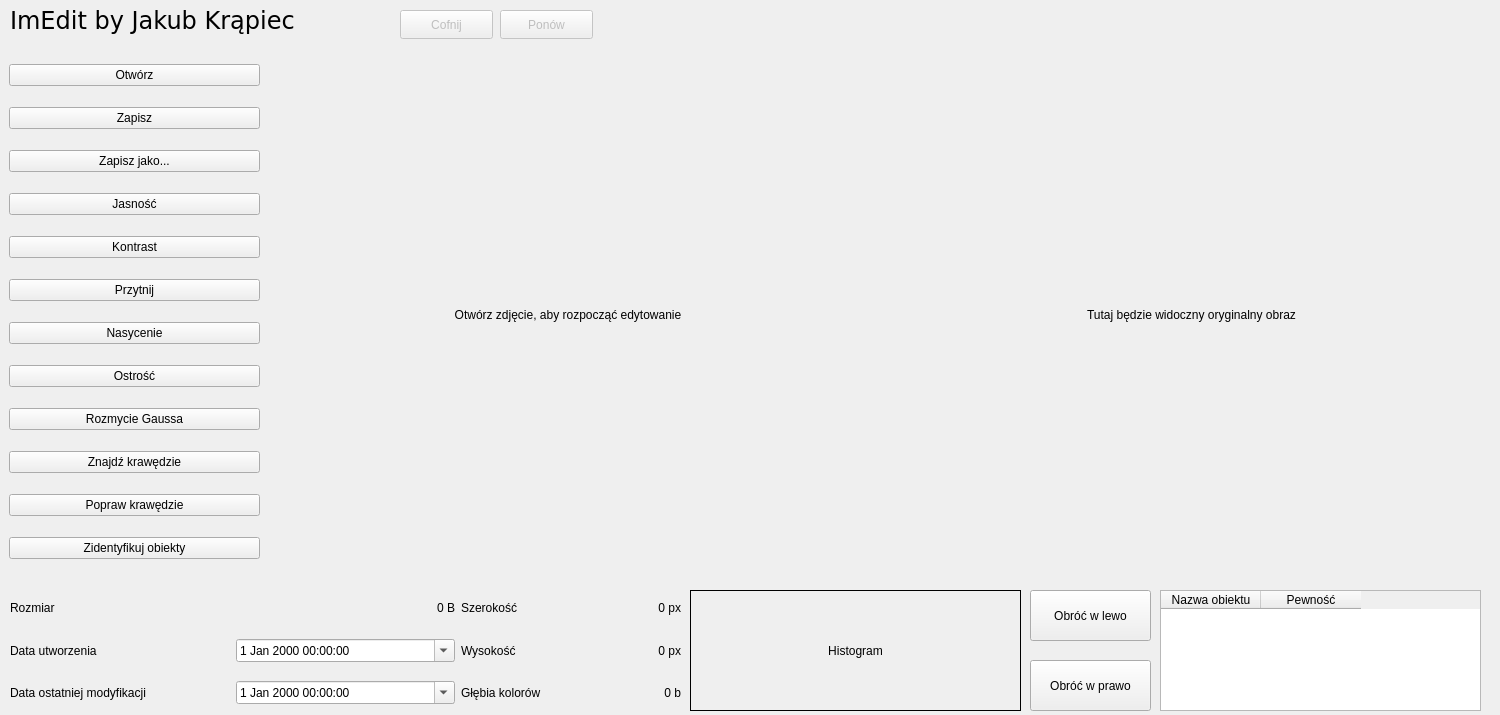
<?xml version="1.0" encoding="UTF-8"?>
<ui version="4.0">
 <class>MainWindow</class>
 <widget class="QWidget" name="MainWindow">
  <property name="geometry">
   <rect>
    <x>0</x>
    <y>0</y>
    <width>1500</width>
    <height>715</height>
   </rect>
  </property>
  <property name="windowTitle">
   <string>ImEdit by Jakub Krąpiec</string>
  </property>
  <widget class="QWidget" name="verticalLayoutWidget">
   <property name="geometry">
    <rect>
     <x>9</x>
     <y>49</y>
     <width>251</width>
     <height>531</height>
    </rect>
   </property>
   <layout class="QVBoxLayout" name="tools">
    <item>
     <widget class="QPushButton" name="openButton">
      <property name="text">
       <string>Otwórz</string>
      </property>
     </widget>
    </item>
    <item>
     <widget class="QPushButton" name="saveButton">
      <property name="text">
       <string>Zapisz</string>
      </property>
     </widget>
    </item>
    <item>
     <widget class="QPushButton" name="saveAsButton">
      <property name="text">
       <string>Zapisz jako...</string>
      </property>
     </widget>
    </item>
    <item>
     <widget class="QPushButton" name="brightnessButton">
      <property name="text">
       <string>Jasność</string>
      </property>
     </widget>
    </item>
    <item>
     <widget class="QPushButton" name="contrastButton">
      <property name="text">
       <string>Kontrast</string>
      </property>
     </widget>
    </item>
    <item>
     <widget class="QPushButton" name="cropButton">
      <property name="text">
       <string>Przytnij</string>
      </property>
     </widget>
    </item>
    <item>
     <widget class="QPushButton" name="saturationButton">
      <property name="text">
       <string>Nasycenie</string>
      </property>
     </widget>
    </item>
    <item>
     <widget class="QPushButton" name="sharpnessButton">
      <property name="text">
       <string>Ostrość</string>
      </property>
     </widget>
    </item>
    <item>
     <widget class="QPushButton" name="blurButton">
      <property name="text">
       <string>Rozmycie Gaussa</string>
      </property>
     </widget>
    </item>
    <item>
     <widget class="QPushButton" name="findEdgesButton">
      <property name="text">
       <string>Znajdź krawędzie</string>
      </property>
     </widget>
    </item>
    <item>
     <widget class="QPushButton" name="enhanceEdgesButton">
      <property name="text">
       <string>Popraw krawędzie</string>
      </property>
     </widget>
    </item>
    <item>
     <widget class="QPushButton" name="identifyButton">
      <property name="text">
       <string>Zidentyfikuj obiekty</string>
      </property>
     </widget>
    </item>
   </layout>
  </widget>
  <widget class="QWidget" name="horizontalLayoutWidget">
   <property name="geometry">
    <rect>
     <x>279</x>
     <y>49</y>
     <width>1201</width>
     <height>531</height>
    </rect>
   </property>
   <layout class="QHBoxLayout" name="images">
    <item>
     <widget class="QLabel" name="imageField">
      <property name="text">
       <string>Otwórz zdjęcie, aby rozpocząć edytowanie</string>
      </property>
      <property name="scaledContents">
       <bool>false</bool>
      </property>
      <property name="alignment">
       <set>Qt::AlignCenter</set>
      </property>
     </widget>
    </item>
    <item>
     <spacer name="horizontalSpacer">
      <property name="orientation">
       <enum>Qt::Horizontal</enum>
      </property>
      <property name="sizeType">
       <enum>QSizePolicy::Fixed</enum>
      </property>
      <property name="sizeHint" stdset="0">
       <size>
        <width>40</width>
        <height>20</height>
       </size>
      </property>
     </spacer>
    </item>
    <item>
     <widget class="QLabel" name="originalImageField">
      <property name="text">
       <string>Tutaj będzie widoczny oryginalny obraz</string>
      </property>
      <property name="scaledContents">
       <bool>false</bool>
      </property>
      <property name="alignment">
       <set>Qt::AlignCenter</set>
      </property>
     </widget>
    </item>
   </layout>
  </widget>
  <widget class="QLabel" name="histogramLabel">
   <property name="geometry">
    <rect>
     <x>690</x>
     <y>590</y>
     <width>331</width>
     <height>121</height>
    </rect>
   </property>
   <property name="frameShape">
    <enum>QFrame::Box</enum>
   </property>
   <property name="text">
    <string>Histogram</string>
   </property>
   <property name="scaledContents">
    <bool>true</bool>
   </property>
   <property name="alignment">
    <set>Qt::AlignCenter</set>
   </property>
  </widget>
  <widget class="QWidget" name="gridLayoutWidget">
   <property name="geometry">
    <rect>
     <x>10</x>
     <y>590</y>
     <width>671</width>
     <height>121</height>
    </rect>
   </property>
   <layout class="QGridLayout" name="gridLayout">
    <item row="1" column="0">
     <layout class="QHBoxLayout" name="horizontalLayout">
      <item>
       <widget class="QLabel" name="label">
        <property name="text">
         <string>Data utworzenia</string>
        </property>
       </widget>
      </item>
      <item>
       <widget class="QDateTimeEdit" name="creationDate">
        <property name="enabled">
         <bool>true</bool>
        </property>
        <property name="frame">
         <bool>true</bool>
        </property>
        <property name="readOnly">
         <bool>false</bool>
        </property>
        <property name="calendarPopup">
         <bool>true</bool>
        </property>
       </widget>
      </item>
      <item>
       <layout class="QHBoxLayout" name="horizontalLayout_4">
        <item>
         <widget class="QLabel" name="label_6">
          <property name="text">
           <string>Wysokość</string>
          </property>
         </widget>
        </item>
        <item>
         <widget class="QLabel" name="heightLabel">
          <property name="text">
           <string>0 px</string>
          </property>
          <property name="alignment">
           <set>Qt::AlignRight|Qt::AlignTrailing|Qt::AlignVCenter</set>
          </property>
         </widget>
        </item>
       </layout>
      </item>
     </layout>
    </item>
    <item row="2" column="0">
     <layout class="QHBoxLayout" name="horizontalLayout_2">
      <item>
       <widget class="QLabel" name="label_2">
        <property name="text">
         <string>Data ostatniej modyfikacji</string>
        </property>
       </widget>
      </item>
      <item>
       <widget class="QDateTimeEdit" name="modificationDate">
        <property name="calendarPopup">
         <bool>true</bool>
        </property>
       </widget>
      </item>
      <item>
       <layout class="QHBoxLayout" name="horizontalLayout_6">
        <item>
         <widget class="QLabel" name="label_9">
          <property name="text">
           <string>Głębia kolorów</string>
          </property>
         </widget>
        </item>
        <item>
         <widget class="QLabel" name="depthLabel">
          <property name="text">
           <string>0 b</string>
          </property>
          <property name="alignment">
           <set>Qt::AlignRight|Qt::AlignTrailing|Qt::AlignVCenter</set>
          </property>
         </widget>
        </item>
       </layout>
      </item>
     </layout>
    </item>
    <item row="0" column="0">
     <layout class="QHBoxLayout" name="horizontalLayout_3">
      <item>
       <widget class="QLabel" name="label_3">
        <property name="text">
         <string>Rozmiar</string>
        </property>
       </widget>
      </item>
      <item>
       <widget class="QLabel" name="sizeLabel">
        <property name="text">
         <string>0 B</string>
        </property>
        <property name="alignment">
         <set>Qt::AlignRight|Qt::AlignTrailing|Qt::AlignVCenter</set>
        </property>
       </widget>
      </item>
      <item>
       <layout class="QHBoxLayout" name="horizontalLayout_7">
        <item>
         <widget class="QLabel" name="label_5">
          <property name="text">
           <string>Szerokość</string>
          </property>
         </widget>
        </item>
        <item>
         <widget class="QLabel" name="widthLabel">
          <property name="text">
           <string>0 px</string>
          </property>
          <property name="alignment">
           <set>Qt::AlignRight|Qt::AlignTrailing|Qt::AlignVCenter</set>
          </property>
         </widget>
        </item>
       </layout>
      </item>
     </layout>
    </item>
   </layout>
  </widget>
  <widget class="QPushButton" name="undoButton">
   <property name="enabled">
    <bool>false</bool>
   </property>
   <property name="geometry">
    <rect>
     <x>400</x>
     <y>10</y>
     <width>93</width>
     <height>29</height>
    </rect>
   </property>
   <property name="text">
    <string>Cofnij</string>
   </property>
   <property name="checkable">
    <bool>false</bool>
   </property>
  </widget>
  <widget class="QPushButton" name="redoButton">
   <property name="enabled">
    <bool>false</bool>
   </property>
   <property name="geometry">
    <rect>
     <x>500</x>
     <y>10</y>
     <width>93</width>
     <height>29</height>
    </rect>
   </property>
   <property name="text">
    <string>Ponów</string>
   </property>
  </widget>
  <widget class="QLabel" name="label_4">
   <property name="geometry">
    <rect>
     <x>10</x>
     <y>0</y>
     <width>391</width>
     <height>41</height>
    </rect>
   </property>
   <property name="font">
    <font>
     <family>Verdana</family>
     <pointsize>18</pointsize>
    </font>
   </property>
   <property name="text">
    <string>ImEdit by Jakub Krąpiec</string>
   </property>
  </widget>
  <widget class="QPushButton" name="turnLeftButton">
   <property name="geometry">
    <rect>
     <x>1030</x>
     <y>590</y>
     <width>121</width>
     <height>51</height>
    </rect>
   </property>
   <property name="text">
    <string>Obróć w lewo</string>
   </property>
  </widget>
  <widget class="QPushButton" name="turnRightButton">
   <property name="geometry">
    <rect>
     <x>1030</x>
     <y>660</y>
     <width>121</width>
     <height>51</height>
    </rect>
   </property>
   <property name="text">
    <string>Obróć w prawo</string>
   </property>
  </widget>
  <widget class="QTableWidget" name="itemsList">
   <property name="geometry">
    <rect>
     <x>1160</x>
     <y>590</y>
     <width>321</width>
     <height>121</height>
    </rect>
   </property>
   <property name="rowCount">
    <number>0</number>
   </property>
   <property name="columnCount">
    <number>2</number>
   </property>
   <attribute name="horizontalHeaderMinimumSectionSize">
    <number>42</number>
   </attribute>
   <attribute name="verticalHeaderMinimumSectionSize">
    <number>29</number>
   </attribute>
   <column>
    <property name="text">
     <string>Nazwa obiektu</string>
    </property>
   </column>
   <column>
    <property name="text">
     <string>Pewność</string>
    </property>
   </column>
  </widget>
 </widget>
 <resources/>
 <connections/>
</ui>
